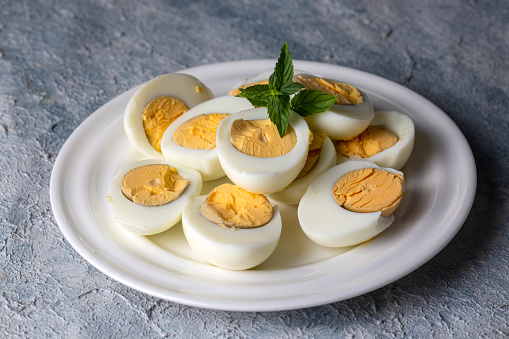
#> input picture opencv/assets/Eggs.jpg, 509 x 339 px, found by its file name
$ python rotation.py
#> lines starting #> are read from the running program, lines starting #| are printed output that depends on the picture
import cv2

image = cv2.imread(r"..\assets\Eggs.jpg")
#> image is the input picture: shape (339, 509, 3); mean B, G, R 134.2, 140.3, 143.8

if image is not None:
    (h, w) = image.shape[:2]
#> h = 339; w = 509

    center = (w//2, h//2) # w, h
#> center = (254, 169)
    M = cv2.getRotationMatrix2D(center, 270, 1.0) # scale > 1 = zoom in, else zoom out

    rotated = cv2.warpAffine(image, M, (w, h))
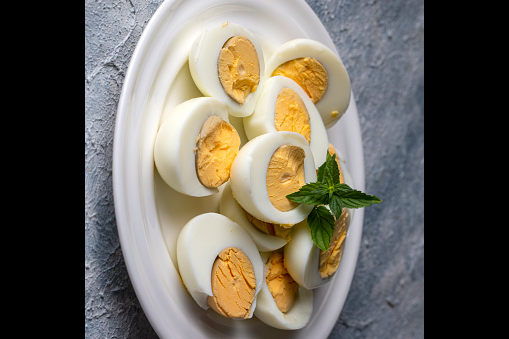
#> rotated: shape (339, 509, 3); mean B, G, R 90.7, 100.3, 105
    flipped = cv2.flip(image, -1) # 1 for hor flip, -1 for both flip
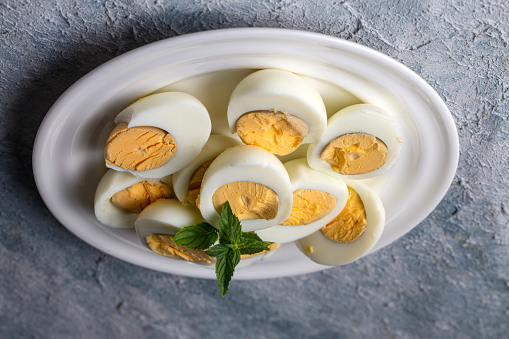
#> flipped: shape (339, 509, 3); mean B, G, R 134.2, 140.3, 143.8

    cv2.imshow("Original", image)
    cv2.imshow("Rotated", rotated)
    cv2.imshow("Flipped", flipped)
    cv2.waitKey(0)
    cv2.destroyAllWindows()
else:
    print("No image found.")

$ run again, with opencv/assets/bird.jpg copied over opencv/assets/Eggs.jpg
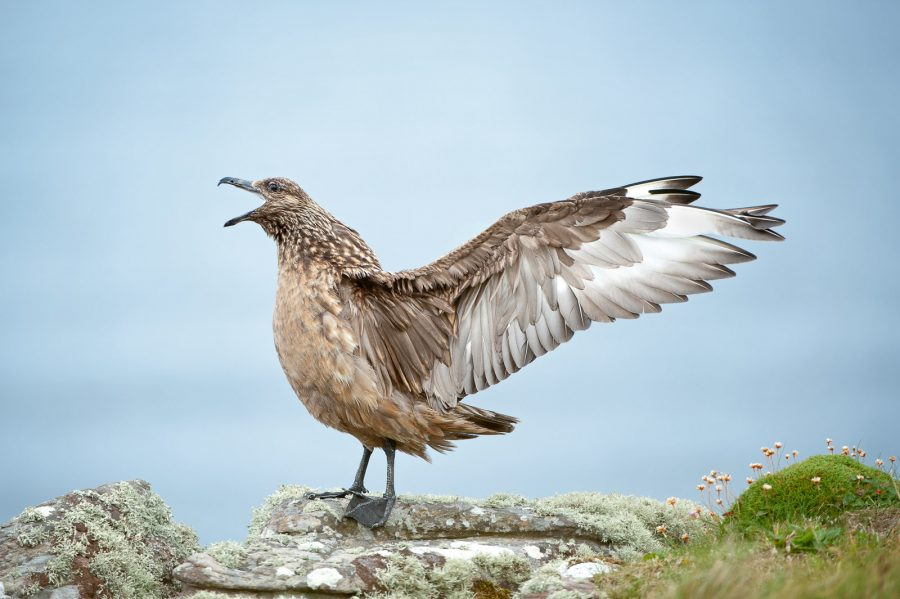
#> input picture opencv/assets/bird.jpg, 900 x 599 px, found by its file name
#> image is the input picture: shape (599, 900, 3); mean B, G, R 196.1, 191, 174.4
#> `rotated = cv2.warpAffine(image, M, (w, h))`:
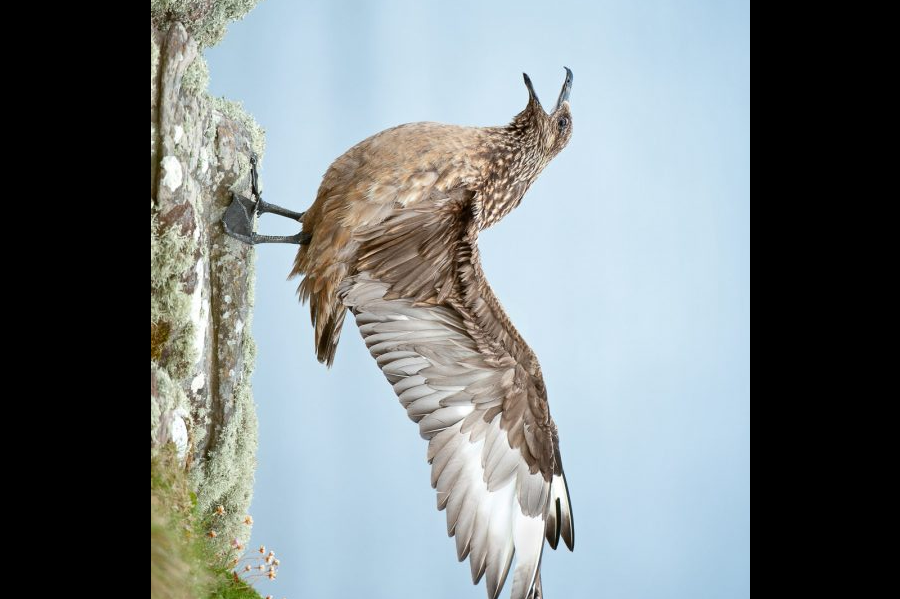
#> rotated: shape (599, 900, 3); mean B, G, R 131.1, 128.7, 120.4
#> `flipped = cv2.flip(image, -1)`:
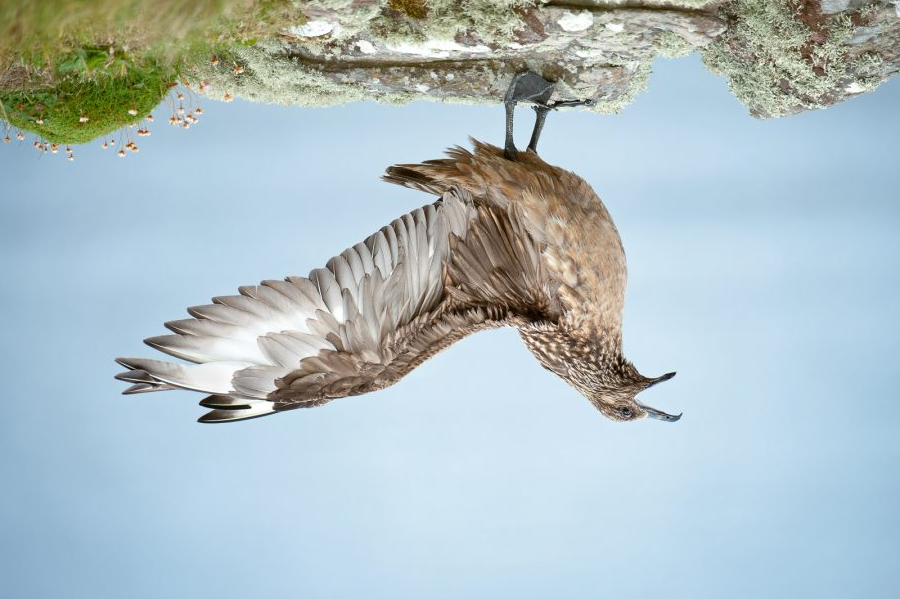
#> flipped: shape (599, 900, 3); mean B, G, R 196.1, 191, 174.4

$ run again, with opencv/assets/camel.jpg copied over opencv/assets/Eggs.jpg
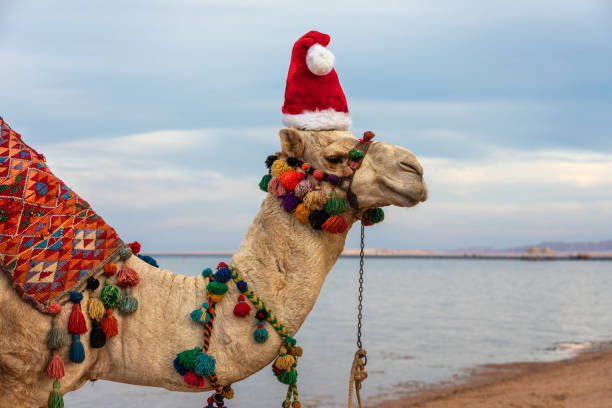
#> input picture opencv/assets/camel.jpg, 612 x 408 px, found by its file name
#> image is the input picture: shape (408, 612, 3); mean B, G, R 160.6, 161.8, 168.9
#> `rotated = cv2.warpAffine(image, M, (w, h))`:
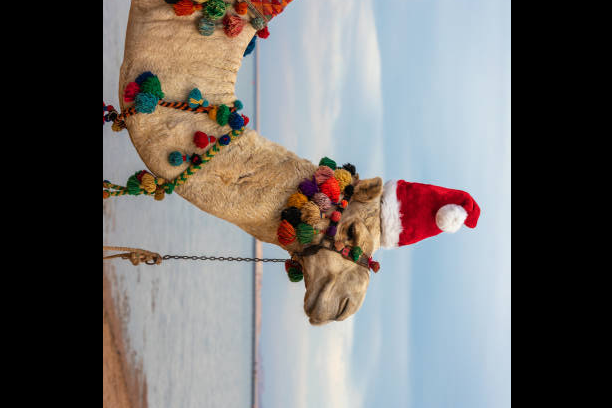
#> rotated: shape (408, 612, 3); mean B, G, R 109.1, 110.4, 113.4
#> `flipped = cv2.flip(image, -1)`:
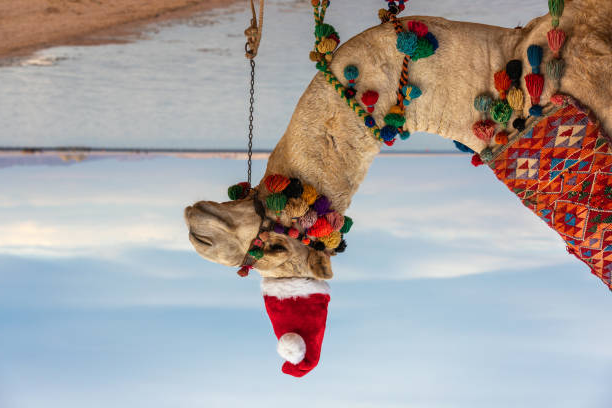
#> flipped: shape (408, 612, 3); mean B, G, R 160.6, 161.8, 168.9
